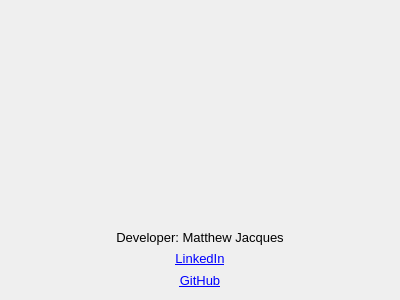
<?xml version="1.0" encoding="UTF-8"?>
<ui version="4.0">
 <class>AboutForm</class>
 <widget class="QDialog" name="AboutForm">
  <property name="geometry">
   <rect>
    <x>0</x>
    <y>0</y>
    <width>400</width>
    <height>300</height>
   </rect>
  </property>
  <property name="windowTitle">
   <string>Dialog</string>
  </property>
  <layout class="QVBoxLayout" name="verticalLayout">
   <item>
    <widget class="QLabel" name="AboutForm_Logo">
     <property name="minimumSize">
      <size>
       <width>131</width>
       <height>81</height>
      </size>
     </property>
     <property name="layoutDirection">
      <enum>Qt::LeftToRight</enum>
     </property>
     <property name="text">
      <string/>
     </property>
     <property name="pixmap">
      <pixmap resource="BacklogManagerForm.qrc">:/BacklogManagerForm/Resources/ApplicationIcon.ico</pixmap>
     </property>
     <property name="alignment">
      <set>Qt::AlignCenter</set>
     </property>
    </widget>
   </item>
   <item>
    <widget class="QLabel" name="AboutForm_DeveloperName">
     <property name="minimumSize">
      <size>
       <width>164</width>
       <height>16</height>
      </size>
     </property>
     <property name="maximumSize">
      <size>
       <width>16777215</width>
       <height>16</height>
      </size>
     </property>
     <property name="font">
      <font>
       <pointsize>10</pointsize>
      </font>
     </property>
     <property name="text">
      <string>Developer: Matthew Jacques</string>
     </property>
     <property name="alignment">
      <set>Qt::AlignCenter</set>
     </property>
    </widget>
   </item>
   <item>
    <widget class="QLabel" name="AboutForm_LinkedIn">
     <property name="minimumSize">
      <size>
       <width>140</width>
       <height>16</height>
      </size>
     </property>
     <property name="maximumSize">
      <size>
       <width>16777215</width>
       <height>16</height>
      </size>
     </property>
     <property name="font">
      <font>
       <pointsize>10</pointsize>
      </font>
     </property>
     <property name="text">
      <string>&lt;a href=&quot;https://www.linkedin.com/in/matthew-jacques-94671255/&quot;&gt;LinkedIn&lt;/a&gt;</string>
     </property>
     <property name="alignment">
      <set>Qt::AlignCenter</set>
     </property>
    </widget>
   </item>
   <item>
    <widget class="QLabel" name="AboutForm_GitHub">
     <property name="minimumSize">
      <size>
       <width>140</width>
       <height>16</height>
      </size>
     </property>
     <property name="maximumSize">
      <size>
       <width>16777215</width>
       <height>16</height>
      </size>
     </property>
     <property name="font">
      <font>
       <pointsize>10</pointsize>
      </font>
     </property>
     <property name="text">
      <string>&lt;a href=&quot;https://github.com/MattyJacques&quot;&gt;GitHub&lt;/a&gt;</string>
     </property>
     <property name="alignment">
      <set>Qt::AlignCenter</set>
     </property>
    </widget>
   </item>
  </layout>
 </widget>
 <resources>
  <include location="BacklogManagerForm.qrc"/>
 </resources>
 <connections/>
</ui>
